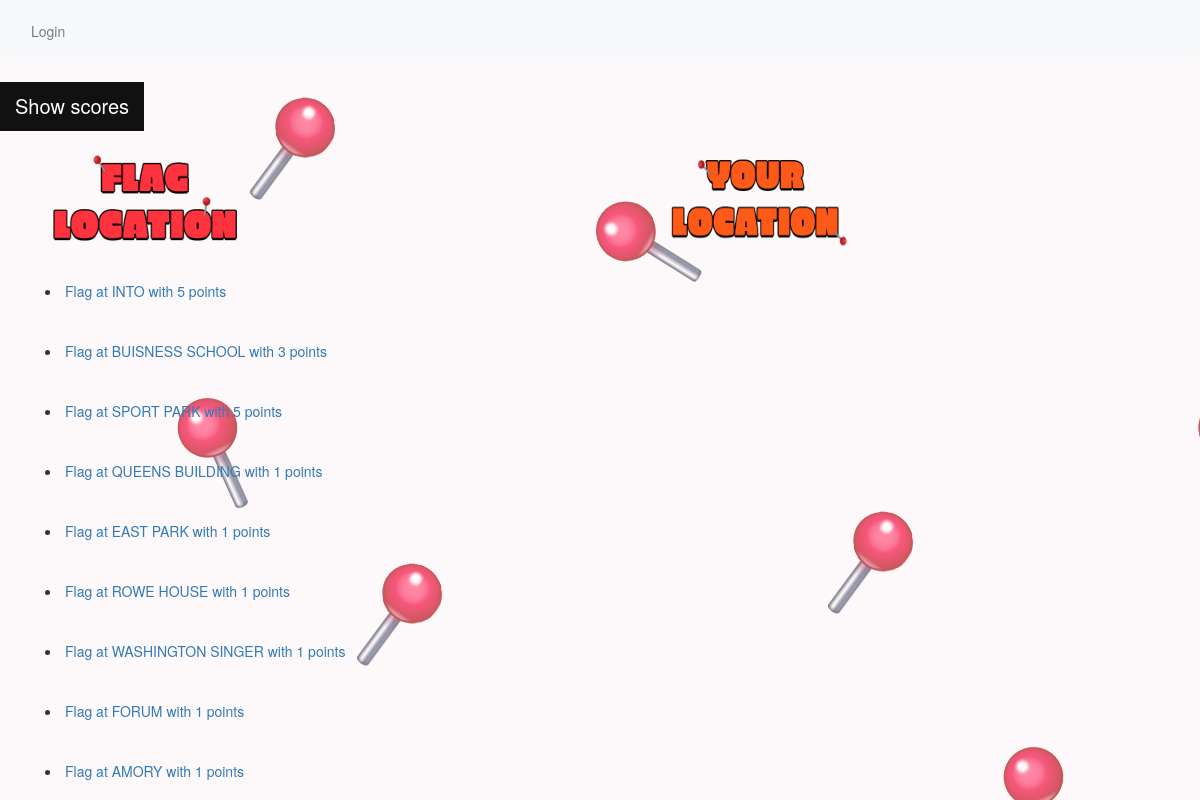
The app's page /home/moby/ with its own data.
### capturecampus/models.py (models this page shows, shortened)
class Flag(models.Model):
    score = models.IntegerField(default=1)
    location = models.CharField(max_length=250,default="Forum")
    code = models.CharField(max_length=250)
    def __str__(self):
        return "Flag at "+ self.location +" with  " + str(self.score) + " points"
    def get_location(self):
        return self.location

### capturecampus/views.py (the view)
# urls.py: 2. Add a URL to urlpatterns:  path('', views.home, name='home')
def home(request,username):
    player = Player.objects.get(name = (User.objects.get(username = username)))
    flag = Flag.objects.all()
    return render(request, "home.html",{'Player': player, 'Flag':flag})

### capturecampus/models.py (called while the page is built)
    def getName(self):
        return self.name.upper()

    def getTeamScore(self):
        self.teamScore = sum([p.getScore() for p in self.player_set.all()])
        return self.teamScore

    def getPlayers(self):
        names = []
        for p in self.player_set.all():
             names.append(p.getName() +"-"+ str(p.getScore()))
        return names

    def get_other_teams(self):
        teams = []
        for p in Team.objects.all():
            teams.append(p.getName()+ " - " + str(p.getTeamScore())+ p.getBestPlayer())
        return teams

    def getBestPlayer(self):
        x = 0
        y = "Nobody"
        for p in self.player_set.all():
            if p.getScore() > x:
                x = p.getScore()
                y = p.getName()
        if x == 0:
            return ""
        return " their top player is "+ y + " " + "with a score of " + str(x)

    def getScore(self):
        return self.score

    def getName(self):
        return self.name

### templates/home.html (shortened to what this page needs)
{% extends "header.html" %}
{% load static %}
{% block content %}
<!DOCTYPE html>
<html lang="en">
<head>
  <link rel="stylesheet" href="https://maxcdn.bootstrapcdn.com/bootstrap/3.4.1/css/bootstrap.min.css">
</head>
<body>
  <button class="openbtn" onclick="openNav()">Show scores</button>
<div class="container">
    <div class="divlocation">
      <h2><img  src= "{% static 'capturecampus\media\FLAG AND LOCATION.png'%}" width="200" height="100"></h2>
        {% for x in Flag %}
        <br>
        <li><a href = /{{x.get_location}}>{{x}}</li></a>
        <br>
        {% endfor %}
    </div>
    <div class="divmap">
      <h3><img  src= "{% static 'capturecampus\media\YOUR LOCATION.png'%}" width="200" height="100"></h3>
<div id="dvMap" style="width: 500px; height: 500px">
</div>
    </div>
  </div>
</body>
</html>
{% endblock %}

### templates/header.html (shortened to what this page needs)
<!DOCTYPE html>
<html>
  {% load static %}
  <head>
    <link rel="stylesheet" href="https://cdn.jsdelivr.net/npm/bootstrap@4.5.3/dist/css/bootstrap.min.css">
    <link rell "stylesheet" href="style.css">
  </head>
<body style=  "background-image: url( '{% static "capturecampus\media\background1.png" %}');">
<nav class="navbar navbar-expand-lg navbar-light bg-light">
  <div class="collapse navbar-collapse" id="navbarText">
    <ul class="navbar-nav mr-auto">
      {% if user.is_authenticated %}
      <li class="nav-item">
        <a class="nav-link" href="/logout">Logout</a>
      </li>
      <li class="nav-item">
        <a class="nav-link" href="/home/{{user.username}}">Welcome, {{user.username}}</a>
      </li>
      <li class="nav-item">
        <a class = "nav-link" href="/capture_flag">Capture a Flag</a></li>
        <li class="nav-item">
          <a class = "nav-link" href="/about">About us</a></li>
      {% if user.is_superuser %}
      <li class="nav-item">
        <a class = "nav-link" href="/add_flag">Add a Flag</a></li>
      </li>
      <li class="nav-item">
        <a class="nav-link" href="/teamcreation">Create Team</a>
      </li>
    </li>
      {% endif %}
      {% else %}
      <li class="nav-item">
        <a class="nav-link" href="/login">Login</a>
      </li>
      {% endif %}
    </ul>
  </div>
</nav>
    {% block content %}
    {% endblock %}
  </body>
</html>

### templates/home.html (style rules this page uses)
body { font-family: "Lato", sans-serif; }
.divlocation { height: 100px; background-color: transparent; position: relative; float: left; border: 10px black; }
.divmap { height: 100px; position: relative; float: right; border: 5px white; }
.openbtn { font-size: 20px; cursor: pointer; background-color: #111; color: white; padding: 10px 15px; border: none; }

### records on screen
Flag: location+score "Flag at INTO with 5 points"
Flag: location+score "Flag at BUISNESS SCHOOL with 3 points"
Flag: location+score "Flag at SPORT PARK with 5 points"
Flag: location+score "Flag at QUEENS BUILDING with 1 points"
Flag: location+score "Flag at EAST PARK with 1 points"
Flag: location+score "Flag at ROWE HOUSE with 1 points"
Flag: location+score "Flag at WASHINGTON SINGER with 1 points"
Flag: location+score "Flag at FORUM with 1 points"
Flag: location+score "Flag at AMORY with 1 points"
